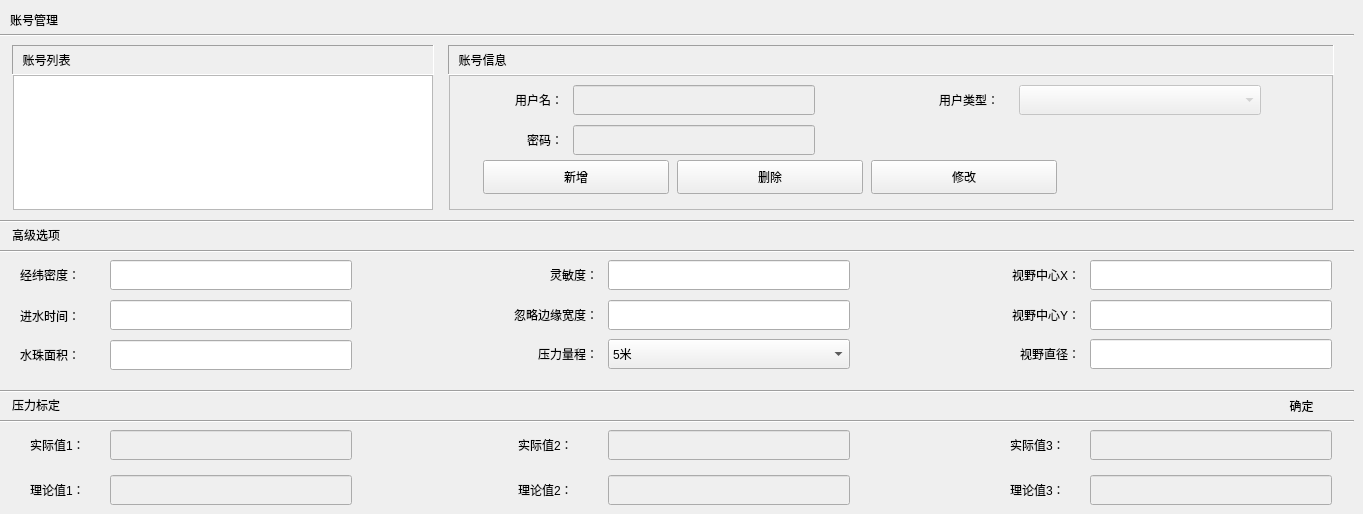
   <widget class="QWidget" name="tab_4">
    <attribute name="title">
     <string>Tab 4</string>
    </attribute>
    <widget class="QLabel" name="label_accountManagement">
     <property name="geometry">
      <rect>
       <x>10</x>
       <y>5</y>
       <width>100</width>
       <height>30</height>
      </rect>
     </property>
     <property name="font">
      <font>
       <pointsize>9</pointsize>
      </font>
     </property>
     <property name="text">
      <string>账号管理</string>
     </property>
    </widget>
    <widget class="Line" name="line_4">
     <property name="geometry">
      <rect>
       <x>0</x>
       <y>34</y>
       <width>1354</width>
       <height>3</height>
      </rect>
     </property>
     <property name="orientation">
      <enum>Qt::Horizontal</enum>
     </property>
    </widget>
    <widget class="QLabel" name="label_accountList">
     <property name="geometry">
      <rect>
       <x>12</x>
       <y>45</y>
       <width>422</width>
       <height>30</height>
      </rect>
     </property>
     <property name="font">
      <font>
       <pointsize>9</pointsize>
      </font>
     </property>
     <property name="frameShape">
      <enum>QFrame::Panel</enum>
     </property>
     <property name="frameShadow">
      <enum>QFrame::Sunken</enum>
     </property>
     <property name="text">
      <string>  账号列表</string>
     </property>
    </widget>
    <widget class="QLabel" name="label_accountInfo">
     <property name="geometry">
      <rect>
       <x>448</x>
       <y>45</y>
       <width>886</width>
       <height>30</height>
      </rect>
     </property>
     <property name="minimumSize">
      <size>
       <width>884</width>
       <height>30</height>
      </size>
     </property>
     <property name="maximumSize">
      <size>
       <width>2000</width>
       <height>30</height>
      </size>
     </property>
     <property name="font">
      <font>
       <pointsize>9</pointsize>
      </font>
     </property>
     <property name="frameShape">
      <enum>QFrame::Panel</enum>
     </property>
     <property name="frameShadow">
      <enum>QFrame::Sunken</enum>
     </property>
     <property name="lineWidth">
      <number>1</number>
     </property>
     <property name="text">
      <string>  账号信息</string>
     </property>
    </widget>
    <widget class="QListView" name="listView_accountList">
     <property name="enabled">
      <bool>true</bool>
     </property>
     <property name="geometry">
      <rect>
       <x>13</x>
       <y>75</y>
       <width>420</width>
       <height>135</height>
      </rect>
     </property>
     <property name="frameShape">
      <enum>QFrame::StyledPanel</enum>
     </property>
     <property name="frameShadow">
      <enum>QFrame::Plain</enum>
     </property>
    </widget>
    <widget class="QFrame" name="frame">
     <property name="geometry">
      <rect>
       <x>449</x>
       <y>75</y>
       <width>884</width>
       <height>135</height>
      </rect>
     </property>
     <property name="frameShape">
      <enum>QFrame::StyledPanel</enum>
     </property>
     <property name="frameShadow">
      <enum>QFrame::Plain</enum>
     </property>
     <widget class="QLabel" name="label_accountName">
      <property name="geometry">
       <rect>
        <x>34</x>
        <y>10</y>
        <width>80</width>
        <height>30</height>
       </rect>
      </property>
      <property name="font">
       <font>
        <pointsize>9</pointsize>
       </font>
      </property>
      <property name="text">
       <string>用户名：</string>
      </property>
      <property name="alignment">
       <set>Qt::AlignRight|Qt::AlignTrailing|Qt::AlignVCenter</set>
      </property>
     </widget>
     <widget class="QLabel" name="label_accountPassword">
      <property name="geometry">
       <rect>
        <x>34</x>
        <y>50</y>
        <width>80</width>
        <height>30</height>
       </rect>
      </property>
      <property name="font">
       <font>
        <pointsize>9</pointsize>
       </font>
      </property>
      <property name="text">
       <string>  密码：</string>
      </property>
      <property name="alignment">
       <set>Qt::AlignRight|Qt::AlignTrailing|Qt::AlignVCenter</set>
      </property>
     </widget>
     <widget class="QLabel" name="label_accountType">
      <property name="geometry">
       <rect>
        <x>490</x>
        <y>10</y>
        <width>90</width>
        <height>30</height>
       </rect>
      </property>
      <property name="font">
       <font>
        <pointsize>9</pointsize>
       </font>
      </property>
      <property name="text">
       <string>用户类型：</string>
      </property>
     </widget>
     <widget class="QLineEdit" name="lineEdit_accountName">
      <property name="enabled">
       <bool>false</bool>
      </property>
      <property name="geometry">
       <rect>
        <x>124</x>
        <y>10</y>
        <width>242</width>
        <height>30</height>
       </rect>
      </property>
     </widget>
     <widget class="QLineEdit" name="lineEdit_accountPassword">
      <property name="enabled">
       <bool>false</bool>
      </property>
      <property name="geometry">
       <rect>
        <x>124</x>
        <y>50</y>
        <width>242</width>
        <height>30</height>
       </rect>
      </property>
     </widget>
     <widget class="QPushButton" name="pushButton_newAccount">
      <property name="geometry">
       <rect>
        <x>34</x>
        <y>85</y>
        <width>186</width>
        <height>34</height>
       </rect>
      </property>
      <property name="text">
       <string>新增</string>
      </property>
     </widget>
     <widget class="QPushButton" name="pushButton_delAccount">
      <property name="geometry">
       <rect>
        <x>228</x>
        <y>85</y>
        <width>186</width>
        <height>34</height>
       </rect>
      </property>
      <property name="text">
       <string>删除</string>
      </property>
     </widget>
     <widget class="QPushButton" name="pushButton_modifyAccount">
      <property name="geometry">
       <rect>
        <x>422</x>
        <y>85</y>
        <width>186</width>
        <height>34</height>
       </rect>
      </property>
      <property name="text">
       <string>修改</string>
      </property>
     </widget>
     <widget class="QComboBox" name="comboBox_accountType">
      <property name="enabled">
       <bool>false</bool>
      </property>
      <property name="geometry">
       <rect>
        <x>570</x>
        <y>10</y>
        <width>242</width>
        <height>30</height>
       </rect>
      </property>
      <property name="minimumSize">
       <size>
        <width>30</width>
        <height>0</height>
       </size>
      </property>
     </widget>
    </widget>
    <widget class="Line" name="line_10">
     <property name="geometry">
      <rect>
       <x>0</x>
       <y>220</y>
       <width>1354</width>
       <height>3</height>
      </rect>
     </property>
     <property name="orientation">
      <enum>Qt::Horizontal</enum>
     </property>
    </widget>
    <widget class="Line" name="line_11">
     <property name="geometry">
      <rect>
       <x>0</x>
       <y>250</y>
       <width>1354</width>
       <height>3</height>
      </rect>
     </property>
     <property name="orientation">
      <enum>Qt::Horizontal</enum>
     </property>
    </widget>
    <widget class="QLabel" name="label_advance">
     <property name="geometry">
      <rect>
       <x>12</x>
       <y>220</y>
       <width>80</width>
       <height>30</height>
      </rect>
     </property>
     <property name="font">
      <font>
       <pointsize>9</pointsize>
      </font>
     </property>
     <property name="text">
      <string>高级选项</string>
     </property>
    </widget>
    <widget class="QLabel" name="label_dropRec">
     <property name="geometry">
      <rect>
       <x>20</x>
       <y>260</y>
       <width>90</width>
       <height>30</height>
      </rect>
     </property>
     <property name="font">
      <font>
       <pointsize>9</pointsize>
      </font>
     </property>
     <property name="text">
      <string>经纬密度：</string>
     </property>
    </widget>
    <widget class="QLabel" name="label_flowInTime">
     <property name="geometry">
      <rect>
       <x>20</x>
       <y>300</y>
       <width>90</width>
       <height>31</height>
      </rect>
     </property>
     <property name="font">
      <font>
       <pointsize>9</pointsize>
      </font>
     </property>
     <property name="text">
      <string>进水时间：</string>
     </property>
    </widget>
    <widget class="QLabel" name="label_dropArea">
     <property name="geometry">
      <rect>
       <x>20</x>
       <y>340</y>
       <width>90</width>
       <height>30</height>
      </rect>
     </property>
     <property name="font">
      <font>
       <pointsize>9</pointsize>
      </font>
     </property>
     <property name="text">
      <string>水珠面积：</string>
     </property>
    </widget>
    <widget class="QLabel" name="label_sensitivity">
     <property name="geometry">
      <rect>
       <x>468</x>
       <y>260</y>
       <width>130</width>
       <height>30</height>
      </rect>
     </property>
     <property name="font">
      <font>
       <pointsize>9</pointsize>
      </font>
     </property>
     <property name="text">
      <string>灵敏度：</string>
     </property>
     <property name="alignment">
      <set>Qt::AlignRight|Qt::AlignTrailing|Qt::AlignVCenter</set>
     </property>
    </widget>
    <widget class="QLabel" name="label_ignoreWidth">
     <property name="geometry">
      <rect>
       <x>468</x>
       <y>300</y>
       <width>130</width>
       <height>30</height>
      </rect>
     </property>
     <property name="font">
      <font>
       <pointsize>9</pointsize>
      </font>
     </property>
     <property name="text">
      <string>忽略边缘宽度：</string>
     </property>
     <property name="alignment">
      <set>Qt::AlignRight|Qt::AlignTrailing|Qt::AlignVCenter</set>
     </property>
    </widget>
    <widget class="QLabel" name="label_pressureRange">
     <property name="geometry">
      <rect>
       <x>468</x>
       <y>339</y>
       <width>130</width>
       <height>30</height>
      </rect>
     </property>
     <property name="font">
      <font>
       <pointsize>9</pointsize>
      </font>
     </property>
     <property name="text">
      <string>压力量程：</string>
     </property>
     <property name="alignment">
      <set>Qt::AlignRight|Qt::AlignTrailing|Qt::AlignVCenter</set>
     </property>
    </widget>
    <widget class="QLabel" name="label_centerX">
     <property name="geometry">
      <rect>
       <x>970</x>
       <y>260</y>
       <width>110</width>
       <height>30</height>
      </rect>
     </property>
     <property name="font">
      <font>
       <pointsize>9</pointsize>
      </font>
     </property>
     <property name="text">
      <string>视野中心X：</string>
     </property>
     <property name="alignment">
      <set>Qt::AlignRight|Qt::AlignTrailing|Qt::AlignVCenter</set>
     </property>
    </widget>
    <widget class="QLabel" name="label_centerY">
     <property name="geometry">
      <rect>
       <x>970</x>
       <y>300</y>
       <width>110</width>
       <height>30</height>
      </rect>
     </property>
     <property name="font">
      <font>
       <pointsize>9</pointsize>
      </font>
     </property>
     <property name="text">
      <string>视野中心Y：</string>
     </property>
     <property name="alignment">
      <set>Qt::AlignRight|Qt::AlignTrailing|Qt::AlignVCenter</set>
     </property>
    </widget>
    <widget class="QLabel" name="label_r">
     <property name="geometry">
      <rect>
       <x>970</x>
       <y>339</y>
       <width>110</width>
       <height>30</height>
      </rect>
     </property>
     <property name="font">
      <font>
       <pointsize>9</pointsize>
      </font>
     </property>
     <property name="text">
      <string>视野直径：</string>
     </property>
     <property name="alignment">
      <set>Qt::AlignRight|Qt::AlignTrailing|Qt::AlignVCenter</set>
     </property>
    </widget>
    <widget class="QLineEdit" name="lineEdit_dropRec">
     <property name="enabled">
      <bool>true</bool>
     </property>
     <property name="geometry">
      <rect>
       <x>110</x>
       <y>260</y>
       <width>242</width>
       <height>30</height>
      </rect>
     </property>
    </widget>
    <widget class="QLineEdit" name="lineEdit_flowInTime">
     <property name="enabled">
      <bool>true</bool>
     </property>
     <property name="geometry">
      <rect>
       <x>110</x>
       <y>300</y>
       <width>242</width>
       <height>30</height>
      </rect>
     </property>
    </widget>
    <widget class="QLineEdit" name="lineEdit_dropArea">
     <property name="enabled">
      <bool>true</bool>
     </property>
     <property name="geometry">
      <rect>
       <x>110</x>
       <y>340</y>
       <width>242</width>
       <height>30</height>
      </rect>
     </property>
    </widget>
    <widget class="QLineEdit" name="lineEdit_sensitivity">
     <property name="enabled">
      <bool>true</bool>
     </property>
     <property name="geometry">
      <rect>
       <x>608</x>
       <y>260</y>
       <width>242</width>
       <height>30</height>
      </rect>
     </property>
    </widget>
    <widget class="QLineEdit" name="lineEdit_ignoreWidth">
     <property name="enabled">
      <bool>true</bool>
     </property>
     <property name="geometry">
      <rect>
       <x>608</x>
       <y>300</y>
       <width>242</width>
       <height>30</height>
      </rect>
     </property>
    </widget>
    <widget class="QLineEdit" name="lineEdit_centerX">
     <property name="enabled">
      <bool>true</bool>
     </property>
     <property name="geometry">
      <rect>
       <x>1090</x>
       <y>260</y>
       <width>242</width>
       <height>30</height>
      </rect>
     </property>
    </widget>
    <widget class="QLineEdit" name="lineEdit_centerY">
     <property name="enabled">
      <bool>true</bool>
     </property>
     <property name="geometry">
      <rect>
       <x>1090</x>
       <y>300</y>
       <width>242</width>
       <height>30</height>
      </rect>
     </property>
    </widget>
    <widget class="QLineEdit" name="lineEdit_r">
     <property name="enabled">
      <bool>true</bool>
     </property>
     <property name="geometry">
      <rect>
       <x>1090</x>
       <y>339</y>
       <width>242</width>
       <height>30</height>
      </rect>
     </property>
    </widget>
    <widget class="Line" name="line_12">
     <property name="geometry">
      <rect>
       <x>0</x>
       <y>390</y>
       <width>1354</width>
       <height>3</height>
      </rect>
     </property>
     <property name="orientation">
      <enum>Qt::Horizontal</enum>
     </property>
    </widget>
    <widget class="Line" name="line_13">
     <property name="geometry">
      <rect>
       <x>0</x>
       <y>420</y>
       <width>1354</width>
       <height>3</height>
      </rect>
     </property>
     <property name="orientation">
      <enum>Qt::Horizontal</enum>
     </property>
    </widget>
    <widget class="QLabel" name="label_pressureCali">
     <property name="geometry">
      <rect>
       <x>12</x>
       <y>390</y>
       <width>80</width>
       <height>30</height>
      </rect>
     </property>
     <property name="font">
      <font>
       <pointsize>9</pointsize>
      </font>
     </property>
     <property name="text">
      <string>压力标定</string>
     </property>
    </widget>
    <widget class="QPushButton" name="pushButton_pressureCali">
     <property name="geometry">
      <rect>
       <x>1260</x>
       <y>392</y>
       <width>83</width>
       <height>27</height>
      </rect>
     </property>
     <property name="font">
      <font>
       <pointsize>9</pointsize>
      </font>
     </property>
     <property name="text">
      <string>确定</string>
     </property>
     <property name="flat">
      <bool>true</bool>
     </property>
    </widget>
    <widget class="QLabel" name="label_actual1">
     <property name="geometry">
      <rect>
       <x>30</x>
       <y>430</y>
       <width>80</width>
       <height>30</height>
      </rect>
     </property>
     <property name="font">
      <font>
       <pointsize>9</pointsize>
      </font>
     </property>
     <property name="text">
      <string>实际值1：</string>
     </property>
    </widget>
    <widget class="QLabel" name="label_theory1">
     <property name="geometry">
      <rect>
       <x>30</x>
       <y>475</y>
       <width>80</width>
       <height>30</height>
      </rect>
     </property>
     <property name="font">
      <font>
       <pointsize>9</pointsize>
      </font>
     </property>
     <property name="text">
      <string>理论值1：</string>
     </property>
    </widget>
    <widget class="QLabel" name="label_actual2">
     <property name="geometry">
      <rect>
       <x>518</x>
       <y>430</y>
       <width>80</width>
       <height>30</height>
      </rect>
     </property>
     <property name="font">
      <font>
       <pointsize>9</pointsize>
      </font>
     </property>
     <property name="text">
      <string>实际值2：</string>
     </property>
    </widget>
    <widget class="QLabel" name="label_actual3">
     <property name="geometry">
      <rect>
       <x>1010</x>
       <y>430</y>
       <width>80</width>
       <height>30</height>
      </rect>
     </property>
     <property name="font">
      <font>
       <pointsize>9</pointsize>
      </font>
     </property>
     <property name="text">
      <string>实际值3：</string>
     </property>
    </widget>
    <widget class="QLabel" name="label_theory2">
     <property name="geometry">
      <rect>
       <x>518</x>
       <y>475</y>
       <width>80</width>
       <height>30</height>
      </rect>
     </property>
     <property name="font">
      <font>
       <pointsize>9</pointsize>
      </font>
     </property>
     <property name="text">
      <string>理论值2：</string>
     </property>
    </widget>
    <widget class="QLabel" name="label_theory3">
     <property name="geometry">
      <rect>
       <x>1010</x>
       <y>475</y>
       <width>80</width>
       <height>30</height>
      </rect>
     </property>
     <property name="font">
      <font>
       <pointsize>9</pointsize>
      </font>
     </property>
     <property name="text">
      <string>理论值3：</string>
     </property>
    </widget>
    <widget class="QLineEdit" name="lineEdit_actual1">
     <property name="enabled">
      <bool>false</bool>
     </property>
     <property name="geometry">
      <rect>
       <x>110</x>
       <y>430</y>
       <width>242</width>
       <height>30</height>
      </rect>
     </property>
    </widget>
    <widget class="QLineEdit" name="lineEdit_theory1">
     <property name="enabled">
      <bool>false</bool>
     </property>
     <property name="geometry">
      <rect>
       <x>110</x>
       <y>475</y>
       <width>242</width>
       <height>30</height>
      </rect>
     </property>
    </widget>
    <widget class="QLineEdit" name="lineEdit_actual2">
     <property name="enabled">
      <bool>false</bool>
     </property>
     <property name="geometry">
      <rect>
       <x>608</x>
       <y>430</y>
       <width>242</width>
       <height>30</height>
      </rect>
     </property>
    </widget>
    <widget class="QLineEdit" name="lineEdit_theory2">
     <property name="enabled">
      <bool>false</bool>
     </property>
     <property name="geometry">
      <rect>
       <x>608</x>
       <y>475</y>
       <width>242</width>
       <height>30</height>
      </rect>
     </property>
    </widget>
    <widget class="QLineEdit" name="lineEdit_actual3">
     <property name="enabled">
      <bool>false</bool>
     </property>
     <property name="geometry">
      <rect>
       <x>1090</x>
       <y>430</y>
       <width>242</width>
       <height>30</height>
      </rect>
     </property>
    </widget>
    <widget class="QLineEdit" name="lineEdit_theory3">
     <property name="enabled">
      <bool>false</bool>
     </property>
     <property name="geometry">
      <rect>
       <x>1090</x>
       <y>475</y>
       <width>242</width>
       <height>30</height>
      </rect>
     </property>
    </widget>
    <widget class="QPushButton" name="pushButton_saveAccount">
     <property name="geometry">
      <rect>
       <x>1310</x>
       <y>53</y>
       <width>15</width>
       <height>15</height>
      </rect>
     </property>
     <property name="text">
      <string/>
     </property>
     <property name="icon">
      <iconset>
       <normaloff>resource/advance/advanceSave0.png</normaloff>resource/advance/advanceSave0.png</iconset>
     </property>
     <property name="flat">
      <bool>true</bool>
     </property>
    </widget>
    <widget class="QPushButton" name="pushButton_saveParams">
     <property name="geometry">
      <rect>
       <x>1310</x>
       <y>228</y>
       <width>15</width>
       <height>15</height>
      </rect>
     </property>
     <property name="text">
      <string/>
     </property>
     <property name="icon">
      <iconset>
       <normaloff>resource/advance/advanceSave1.png</normaloff>resource/advance/advanceSave1.png</iconset>
     </property>
     <property name="flat">
      <bool>true</bool>
     </property>
    </widget>
    <widget class="QLabel" name="label_advanceMessage">
     <property name="geometry">
      <rect>
       <x>120</x>
       <y>5</y>
       <width>1000</width>
       <height>30</height>
      </rect>
     </property>
     <property name="text">
      <string/>
     </property>
    </widget>
    <widget class="QComboBox" name="comboBox_pressureRange">
     <property name="geometry">
      <rect>
       <x>608</x>
       <y>339</y>
       <width>242</width>
       <height>30</height>
      </rect>
     </property>
     <item>
      <property name="text">
       <string>5米</string>
      </property>
     </item>
     <item>
      <property name="text">
       <string>10米</string>
      </property>
     </item>
     <item>
      <property name="text">
       <string>20米</string>
      </property>
     </item>
     <item>
      <property name="text">
       <string>50米</string>
      </property>
     </item>
    </widget>
    <zorder>label_accountManagement</zorder>
    <zorder>line_4</zorder>
    <zorder>listView_accountList</zorder>
    <zorder>frame</zorder>
    <zorder>label_accountList</zorder>
    <zorder>line_10</zorder>
    <zorder>line_11</zorder>
    <zorder>label_advance</zorder>
    <zorder>label_accountInfo</zorder>
    <zorder>label_dropRec</zorder>
    <zorder>label_flowInTime</zorder>
    <zorder>label_dropArea</zorder>
    <zorder>label_sensitivity</zorder>
    <zorder>label_ignoreWidth</zorder>
    <zorder>label_pressureRange</zorder>
    <zorder>label_centerX</zorder>
    <zorder>label_centerY</zorder>
    <zorder>label_r</zorder>
    <zorder>lineEdit_dropRec</zorder>
    <zorder>lineEdit_flowInTime</zorder>
    <zorder>lineEdit_dropArea</zorder>
    <zorder>lineEdit_sensitivity</zorder>
    <zorder>lineEdit_ignoreWidth</zorder>
    <zorder>lineEdit_centerX</zorder>
    <zorder>lineEdit_centerY</zorder>
    <zorder>lineEdit_r</zorder>
    <zorder>line_12</zorder>
    <zorder>line_13</zorder>
    <zorder>label_pressureCali</zorder>
    <zorder>pushButton_pressureCali</zorder>
    <zorder>label_actual1</zorder>
    <zorder>label_theory1</zorder>
    <zorder>label_actual2</zorder>
    <zorder>label_actual3</zorder>
    <zorder>label_theory2</zorder>
    <zorder>label_theory3</zorder>
    <zorder>lineEdit_actual1</zorder>
    <zorder>lineEdit_theory1</zorder>
    <zorder>lineEdit_actual2</zorder>
    <zorder>lineEdit_theory2</zorder>
    <zorder>lineEdit_actual3</zorder>
    <zorder>lineEdit_theory3</zorder>
    <zorder>pushButton_saveAccount</zorder>
    <zorder>pushButton_saveParams</zorder>
    <zorder>label_advanceMessage</zorder>
    <zorder>comboBox_pressureRange</zorder>
   </widget>
